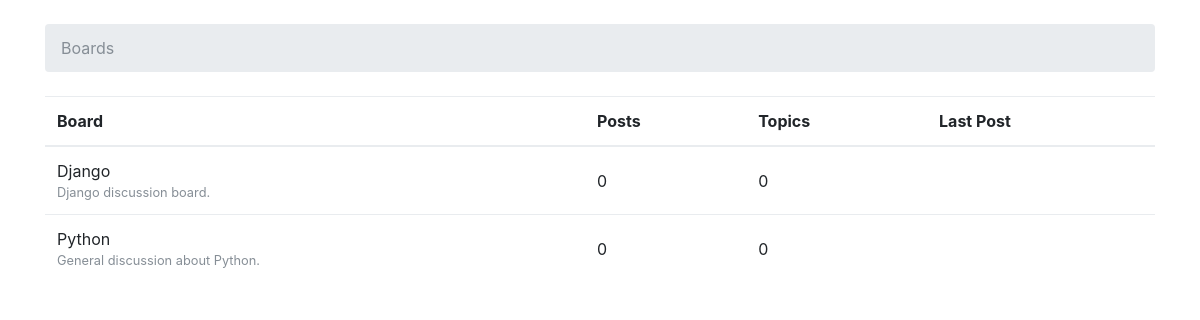
Before: / with the older database file.
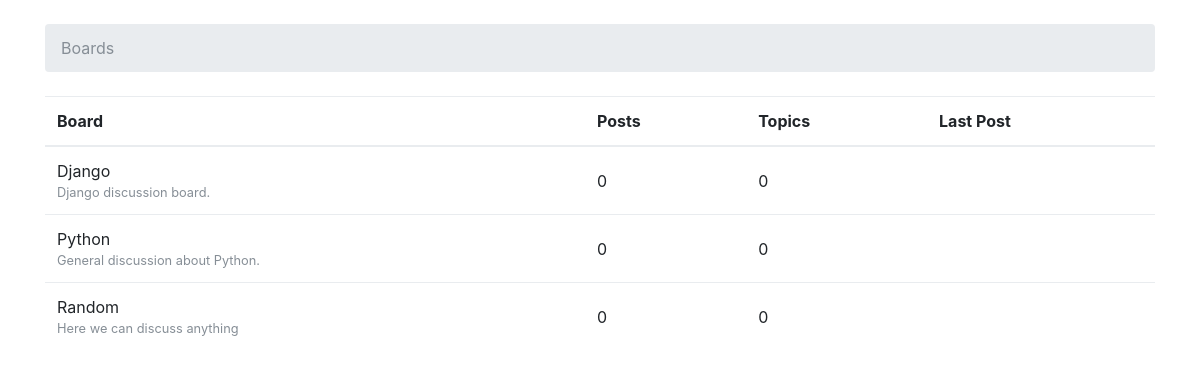
After: the same page with the newer database file.
### boards/models.py (models this page shows, shortened)
class Board(models.Model):
    name = models.CharField(max_length=30, unique=True)
    description = models.CharField(max_length=100)

### boards/views.py (the view)
# urls.py: 2. Add a URL to urlpatterns:  url(r'^$', views.home, name='home')
def home(request):
    boards = Board.objects.all()
    return render(request, 'home.html', {'boards': boards})

### templates/home.html (shortened to what this page needs)
{% load static %}<!DOCTYPE html>
<html>
  <head>
    <link rel="stylesheet" href="{% static 'css/bootstrap.min.css' %}">
  </head>
  <body>
    <div class="container">
      <ol class="breadcrumb my-4">
        <li class="breadcrumb-item active">Boards</li>
      </ol>
      <table class="table">
        <thead class="thead-inverse">
          <tr>
            <th>Board</th>
            <th>Posts</th>
            <th>Topics</th>
            <th>Last Post</th>
          </tr>
        </thead>
        <tbody>
          {% for board in boards %}
            <tr>
              <td>
                {{ board.name }}
                <small class="text-muted d-block">{{ board.description }}</small>
              </td>
              <td class="align-middle">0</td>
              <td class="align-middle">0</td>
              <td></td>
            </tr>
          {% endfor %}
        </tbody>
      </table>
    </div>
  </body>
</html>

Changed rows visible on the page:
added Board: name "Random", description "Here we can discuss anything"
